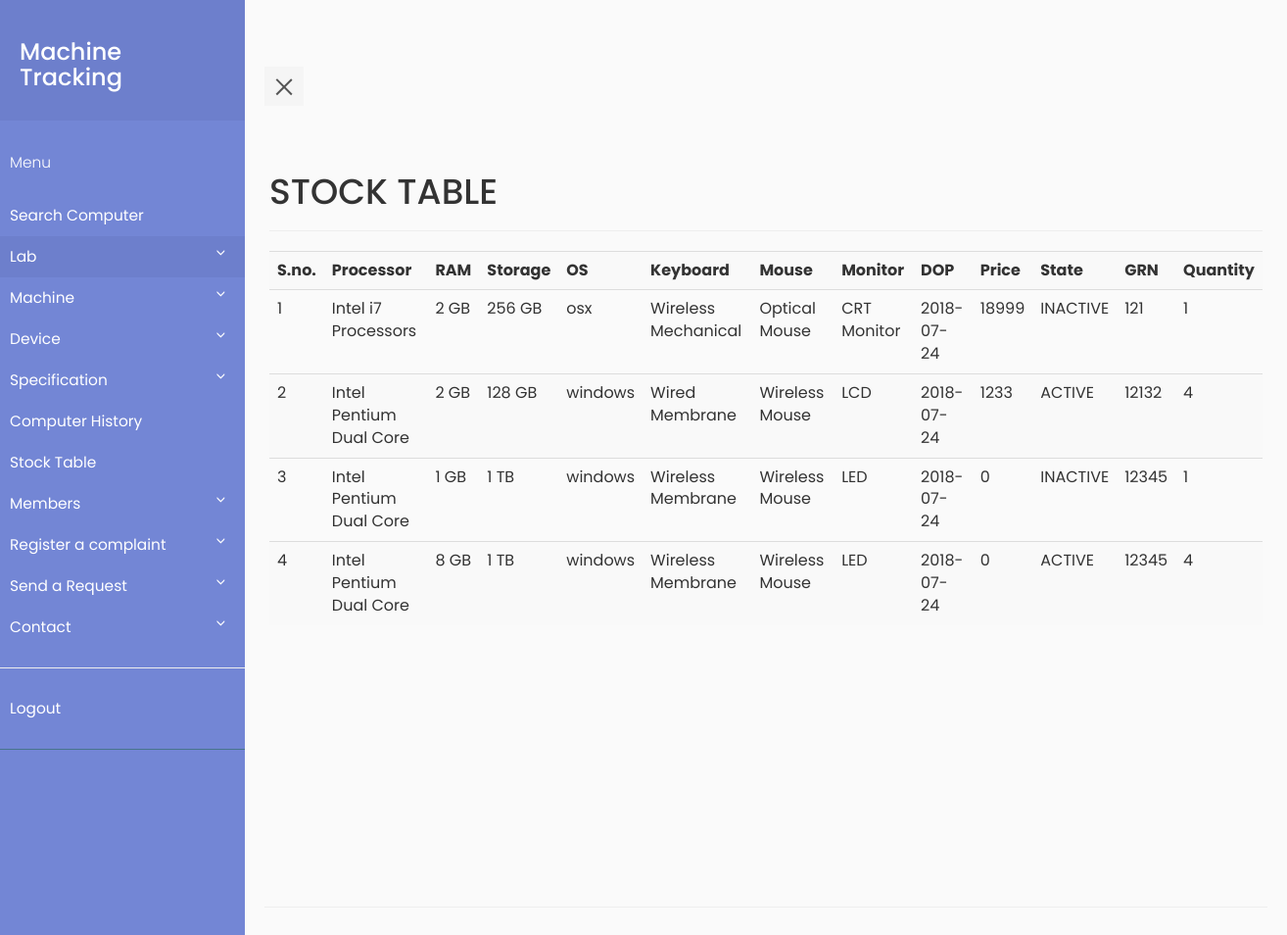
The page /viewsummary.php (signed in) on the database its author committed.
### tables this page shows
CREATE TABLE `machine` (
  `machine_id` int(11) NOT NULL,
  `MAC_ADDR` varchar(30) DEFAULT NULL,
  `processor` int(11) NOT NULL,
  `ram` int(11) NOT NULL,
  `memory` int(11) NOT NULL,
  `DOP` date DEFAULT NULL,
  `price` int(11) DEFAULT NULL,
  `state` varchar(10) DEFAULT NULL,
  `os` varchar(30) DEFAULT NULL,
  `monitor` int(11) NOT NULL,
  `keyboard` int(11) NOT NULL,
  `mouse` int(11) NOT NULL,
  `grn` int(11) NOT NULL
);

CREATE TABLE `specification` (
  `spec_id` int(11) NOT NULL,
  `spec` varchar(50) DEFAULT NULL,
  `name_id` int(11) DEFAULT NULL
);

### viewsummary.php (the view, shortened to what this page needs)
<?php
    require_once "pdo.php";
?>
<html>
<head>
    <link rel="stylesheet" type="text/css" href="https://maxcdn.bootstrapcdn.com/bootstrap/3.3.7/css/bootstrap.min.css" >
    <link rel="stylesheet" type="text/css" href="style5.css">
</head>
<body>
            <div class="wrapper">
     <?php if (isset($_SESSION['id'])&&$_SESSION['role']=='0') include "navbar.php";
                else if(isset($_SESSION['id'])&&$_SESSION['role']=='1')  include "navbar_faculty.php";
                else include "navbar_tech.php";?>
         <div class="container-fluid row" id="content">
    <div class="page-header">
    <h1>STOCK TABLE</h1>
    </div>
    <?php
        $stmtcnt = $pdo->query("SELECT COUNT(*) FROM machine ");
        $row = $stmtcnt->fetch(PDO::FETCH_ASSOC);
        if($row['COUNT(*)']!=='0')
        {
            $i=1;
            $stmtread = $pdo->query("SELECT *,COUNT(*) FROM machine GROUP BY grn,state ORDER BY DOP");
            echo ("<table class=\"table table-striped\">
                <tr> <th>S.no.</th><th>Processor</th><th>RAM</th><th>Storage</th><th>OS</th><th>Keyboard</th><th>Mouse</th><th>Monitor</th><th>DOP</th><th>Price</th> <th>State</th><th>GRN</th><th>Quantity</th></tr>");
            while ( $row = $stmtread->fetch(PDO::FETCH_ASSOC) )
            {
                $processor = $pdo->prepare("SELECT description FROM hardware where hardware_id = :hid");
                $processor->execute(array(':hid' => $row['processor']));
                $processorn = $processor->fetch(PDO::FETCH_ASSOC);
                $ram = $pdo->prepare("SELECT description FROM hardware where hardware_id = :hid");
                $ram->execute(array(':hid' => $row['ram']));
                $ramn = $ram->fetch(PDO::FETCH_ASSOC);
                $memory = $pdo->prepare("SELECT description FROM hardware where hardware_id = :hid");
                $memory->execute(array(':hid' => $row['memory']));
                $memoryn = $memory->fetch(PDO::FETCH_ASSOC);
                $keyboard = $pdo->prepare("SELECT description FROM hardware where hardware_id = :hid");
                $keyboard->execute(array(':hid' => $row['keyboard']));
                $keyboardn = $keyboard->fetch(PDO::FETCH_ASSOC);
                $mouse = $pdo->prepare("SELECT description FROM hardware where hardware_id = :hid");
                $mouse->execute(array(':hid' => $row['mouse']));
                $mousen = $mouse->fetch(PDO::FETCH_ASSOC);
                $monitor = $pdo->prepare("SELECT description FROM hardware where hardware_id = :hid");
                $monitor->execute(array(':hid' => $row['monitor']));
                $monitorn = $monitor->fetch(PDO::FETCH_ASSOC);
                echo ("<tr>");
                echo ("<td>");
                echo($i);
                echo("</td>");
                echo ("<td>");
                $pro = $pdo->prepare("SELECT spec FROM specification where spec_id = :spec_id");
                $pro->execute(array(':spec_id' => $processorn['description']));
                $pron = $pro->fetch(PDO::FETCH_ASSOC);
                echo($pron['spec']);
                echo ("</td>");
                echo ("<td>");
                 $ram = $pdo->prepare("SELECT spec FROM specification where spec_id = :spec_id");
                $ram->execute(array(':spec_id' => $ramn['description']));
                $ramn = $ram->fetch(PDO::FETCH_ASSOC);
                echo($ramn['spec']);
                echo ("</td>");
                echo ("<td>");
                 $memory = $pdo->prepare("SELECT spec FROM specification where spec_id = :spec_id");
                $memory->execute(array(':spec_id' => $memoryn['description']));
                $memoryn = $memory->fetch(PDO::FETCH_ASSOC);
                echo($memoryn['spec']);
                echo ("</td>");
                echo ("<td>");
                echo(htmlentities($row['os']));
                echo ("</td>");
                echo ("<td>");
                $keyboard = $pdo->prepare("SELECT spec FROM specification where spec_id = :spec_id");
                $keyboard->execute(array(':spec_id' => $keyboardn['description']));
                $keyboardn = $keyboard->fetch(PDO::FETCH_ASSOC);
                echo($keyboardn['spec']);
                echo ("</td>");
                echo ("<td>");
                $mouse = $pdo->prepare("SELECT spec FROM specification where spec_id = :spec_id");
                $mouse->execute(array(':spec_id' => $mousen['description']));
                $mousen = $mouse->fetch(PDO::FETCH_ASSOC);
                echo($mousen['spec']);
                echo ("</td>");
                echo ("<td>");
                $monitor = $pdo->prepare("SELECT spec FROM specification where spec_id = :spec_id");
                $monitor->execute(array(':spec_id' => $monitorn['description']));
                $monitorn = $monitor->fetch(PDO::FETCH_ASSOC);
                echo($monitorn['spec']);
                echo ("</td>");
                echo ("<td>");
                echo(htmlentities($row['DOP']));
                echo ("</td>");
                echo ("<td>");
                echo(htmlentities($row['price']));
                echo ("</td>");
                echo ("<td>");
                echo(htmlentities($row['state']));
                echo ("</td>");
                echo "<td>";
                echo(htmlentities($row['grn']));
                echo "</td>";
                echo "<td>";
                echo(htmlentities($row['COUNT(*)']));
                echo "</td>";
                $i++;
            }
            echo('</table>');
        }
    ?>
    </div>
</body>
</html>

### style5.css (style rules this page uses)
body { font-family: 'Poppins', sans-serif; background: #fafafa; }
.wrapper { display: flex; align-items: stretch; perspective: 1500px; }
#content { padding: 20px; min-height: 100vh; transition: all 0.3s; }

### rows shown on the page
machine: specification.spec "Intel i7 Processors", specification.spec "2 GB", specification.spec "256 GB", os "osx", specification.spec "Wireless Mechanical", specification.spec "Optical Mouse", specification.spec "CRT Monitor", DOP "2018-07-24", price "18999", state "INACTIVE", grn "121", COUNT "1"
machine: specification.spec "Intel Pentium Dual Core", specification.spec "2 GB", specification.spec "128 GB", os "windows", specification.spec "Wired Membrane", specification.spec "Wireless Mouse", specification.spec "LCD", DOP "2018-07-24", price "1233", state "ACTIVE", grn "12132", COUNT "4"
machine: specification.spec "Intel Pentium Dual Core", specification.spec "1 GB", specification.spec "1 TB", os "windows", specification.spec "Wireless Membrane", specification.spec "Wireless Mouse", specification.spec "LED", DOP "2018-07-24", price "0", state "INACTIVE", grn "12345", COUNT "1"
machine: specification.spec "Intel Pentium Dual Core", specification.spec "8 GB", specification.spec "1 TB", os "windows", specification.spec "Wireless Membrane", specification.spec "Wireless Mouse", specification.spec "LED", DOP "2018-07-24", price "0", state "ACTIVE", grn "12345", COUNT "4"
